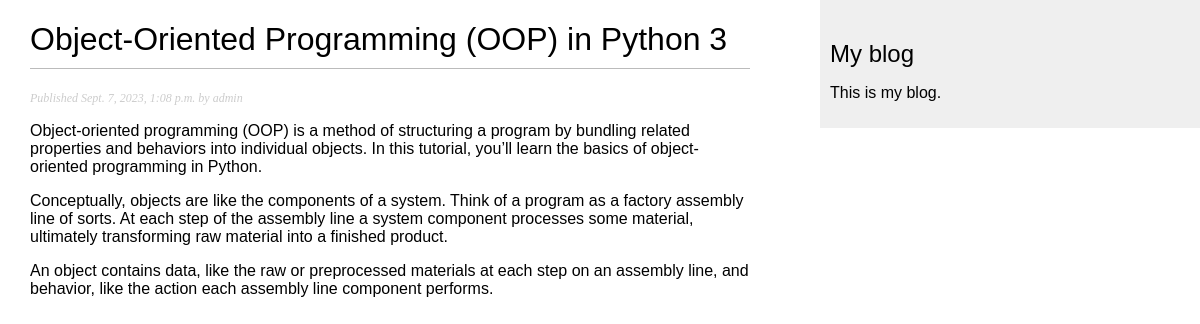
The page /blog/2023/9/7/object-oriented-programming-oop-in-python-3/ on the database its author committed.
### blog/models.py (models this page shows, shortened)
class Post(models.Model):
    class Status(models.TextChoices):
        DRAFT = 'DF', 'Draft'
        PUBLISHED = 'PB', 'Published'
    title = models.CharField(max_length=250)
    slug = models.SlugField(max_length=250, unique_for_date='publish')
    body = models.TextField()
    publish = models.DateTimeField(default=timezone.now)
    created = models.DateTimeField(auto_now_add=True)
    updated = models.DateTimeField(auto_now=True)
    status = models.CharField(max_length=2, choices=Status.choices, default=Status.PUBLISHED)
    author = models.ForeignKey(User, on_delete=models.CASCADE, related_name='blog_posts')
    objects = models.Manager()
    published = PublishedManager()
    class Meta:
        ordering = ['-publish']
        indexes = [models.Index(fields=['-publish']),]

### blog/views.py (the view)
# urls.py: path('<int:year>/<int:month>/<int:day>/<slug:post>/', views.post_detail, name='post_detail'),
def post_detail(request, year, month, day, post):
    post = get_object_or_404(Post,
                             status = Post.Status.PUBLISHED,
                             slug = post,
                             publish__year = year,
                             publish__month = month,
                             publish__day = day)
    return render(request, 'blog/post/detail.html', {'post': post})

### blog/templates/blog/post/detail.html (shortened to what this page needs)
{% extends 'blog/base.html' %}
{% block content %}
  <h1>{{ post.title }}</h1>
  <p class="date">
    Published {{post.publish}} by {{ post.author }}
  </p>
  {{ post.body|linebreaks }}
{% endblock %}

### blog/static/css/blog.css (style rules this page uses)
body { margin:0; padding:0; font-family:helvetica, sans-serif; }
h1 { font-weight:normal; border-bottom:1px solid #bbb; padding:0 0 10px 0; }
p.date { color:#ccc; font-family: georgia, serif; font-size: 12px; font-style: italic; }

### rows shown on the page
Post: title "Object-Oriented Programming (OOP) in Python 3", publish "Sept. 7, 2023, 1:08 p.m.", author "admin", body "Object-oriented programming (OOP) is a method of structuring a program by bundling related properties and behaviors into individual objects. In this tutorial, you’ll learn the basics of object-oriented programming in Python. Conceptually, objects are like the components of a system. Think of a program as a factory assembly line of sorts. At each step of the assembly line a system component processes some material, ultimately transforming raw material into a finished product. An object contains data, like the raw or preprocessed materials at each step on an assembly line, and behavior, like the action each assembly line component performs."
